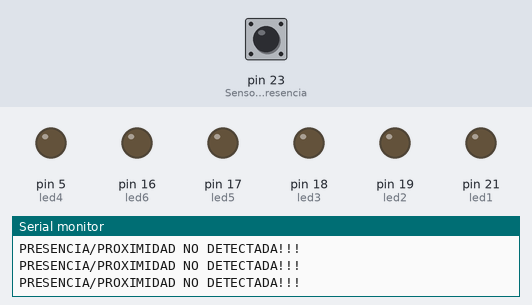
Recording of a sketch running on a simulated Arduino Mega 2560, built with avr-gcc and run on an emulated ATmega2560. Parts: output pins drawn as LEDs (lit = HIGH), the last lines printed to the serial monitor. Dashed ring = blinking. Inputs (shaded band) come from the test bench; at power-on: pin 23 (Sensor_ProximidadPresencia) HIGH.

Above: at 1.2 s.
1.3 s: pin 23 (Sensor_ProximidadPresencia) driven LOW
At 2.0 s:
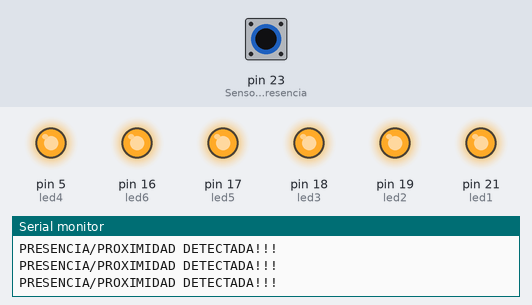
2.8 s: pin 23 (Sensor_ProximidadPresencia) driven HIGH
At 3.5 s:
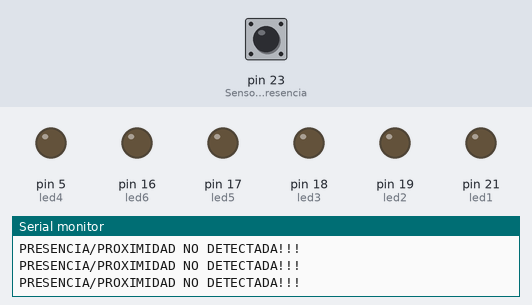
5.8 s: pin 23 (Sensor_ProximidadPresencia) pulsed LOW 5 times (0.12 s each, 0.3 s apart)
At 6.19 s:
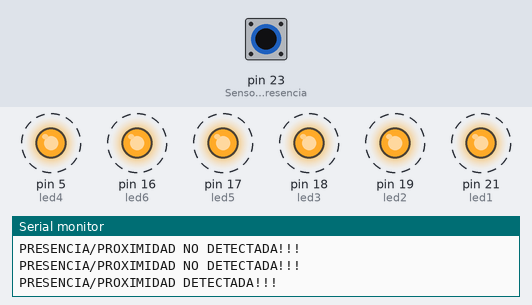
Timing chart, 0 to 8.8 s (numbered marks = the images above; inputs shaded):
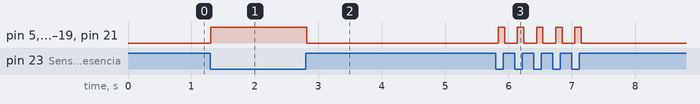

Measured:
- after the input at 1.3 s, pin 5 (led4), pin 16 (led6), pin 17 (led5), pin 18 (led3), pin 19 (led2), pin 21 (led1): LOW → HIGH at once
- after the input at 2.8 s, pin 5 (led4), pin 16 (led6), pin 17 (led5), pin 18 (led3), pin 19 (led2), pin 21 (led1): HIGH → LOW at once
- after the input at 5.8 s, pin 5 (led4), pin 16 (led6), pin 17 (led5), pin 18 (led3), pin 19 (led2), pin 21 (led1): alternates HIGH for 0.10 s and LOW for 0.20 s, 10 changes in all, then stays LOW, starting at once

The sketch:

Proximidad_Presencia.ino
```cpp
#define Sensor_ProximidadPresencia 23
#define led1 21
#define led2 19
#define led3 18
#define led4 5
#define led5 17
#define led6 16

void setup() {
  // put your setup code here, to run once:
  pinMode(Sensor_ProximidadPresencia, INPUT);
  pinMode(led1, OUTPUT);
  pinMode(led2, OUTPUT);
  pinMode(led3, OUTPUT);
  pinMode(led4, OUTPUT);
  pinMode(led5, OUTPUT);
  pinMode(led6, OUTPUT);

  Serial.begin(9600);
}

void loop() {

  bool detectado = (digitalRead(Sensor_ProximidadPresencia)==LOW);

    int estado = detectado ? HIGH:LOW;
    digitalWrite(led1, estado);
    digitalWrite(led2, estado);
    digitalWrite(led3, estado);
    digitalWrite(led4, estado);
    digitalWrite(led5,estado);
    digitalWrite(led6, estado);

    Serial.println(detectado ? "PRESENCIA/PROXIMIDAD DETECTADA!!!" : "PRESENCIA/PROXIMIDAD NO DETECTADA!!!");

  delay(50);
}
```
